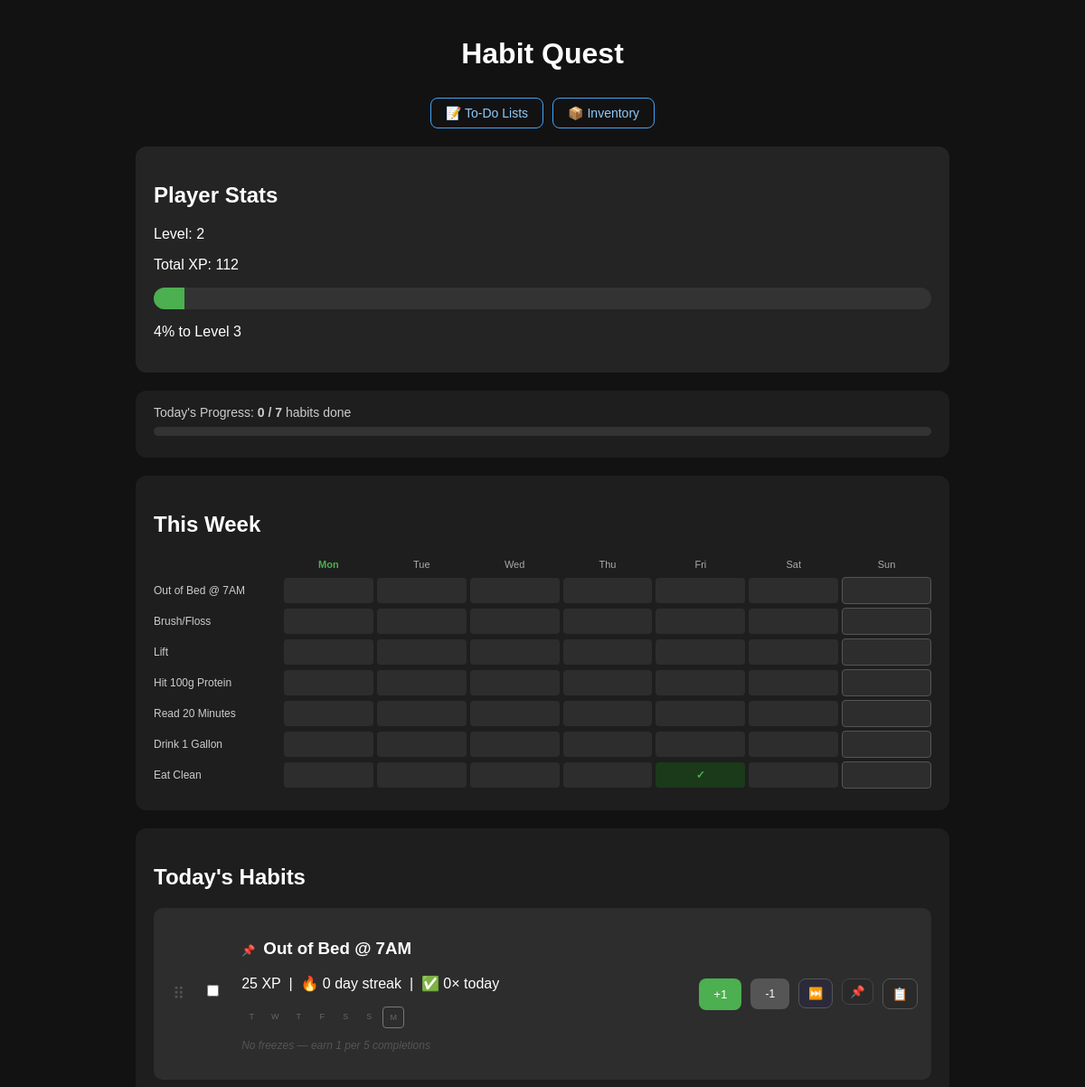
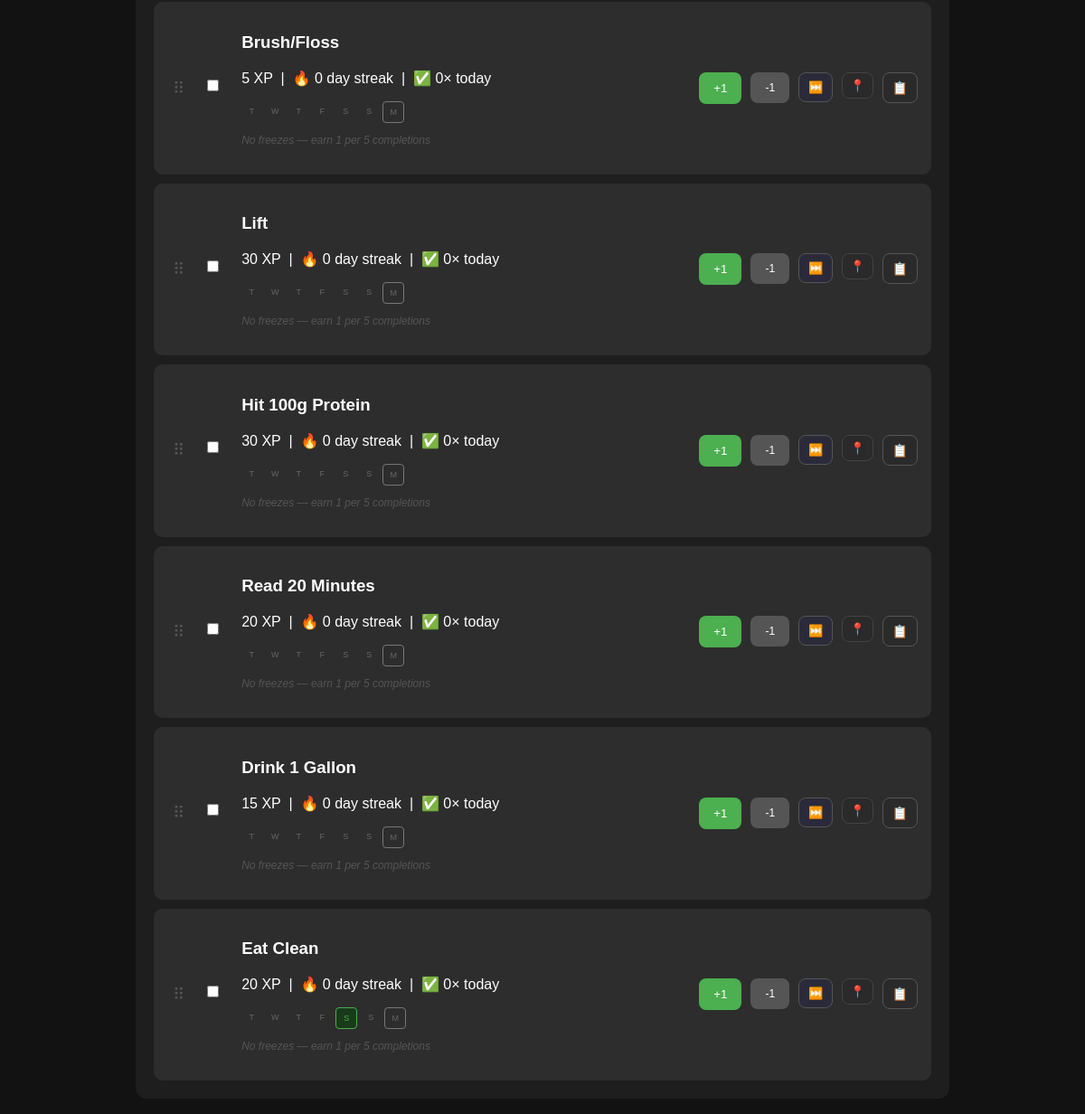
Before: / (upper part) with the older database file (2 pictures, top to bottom).
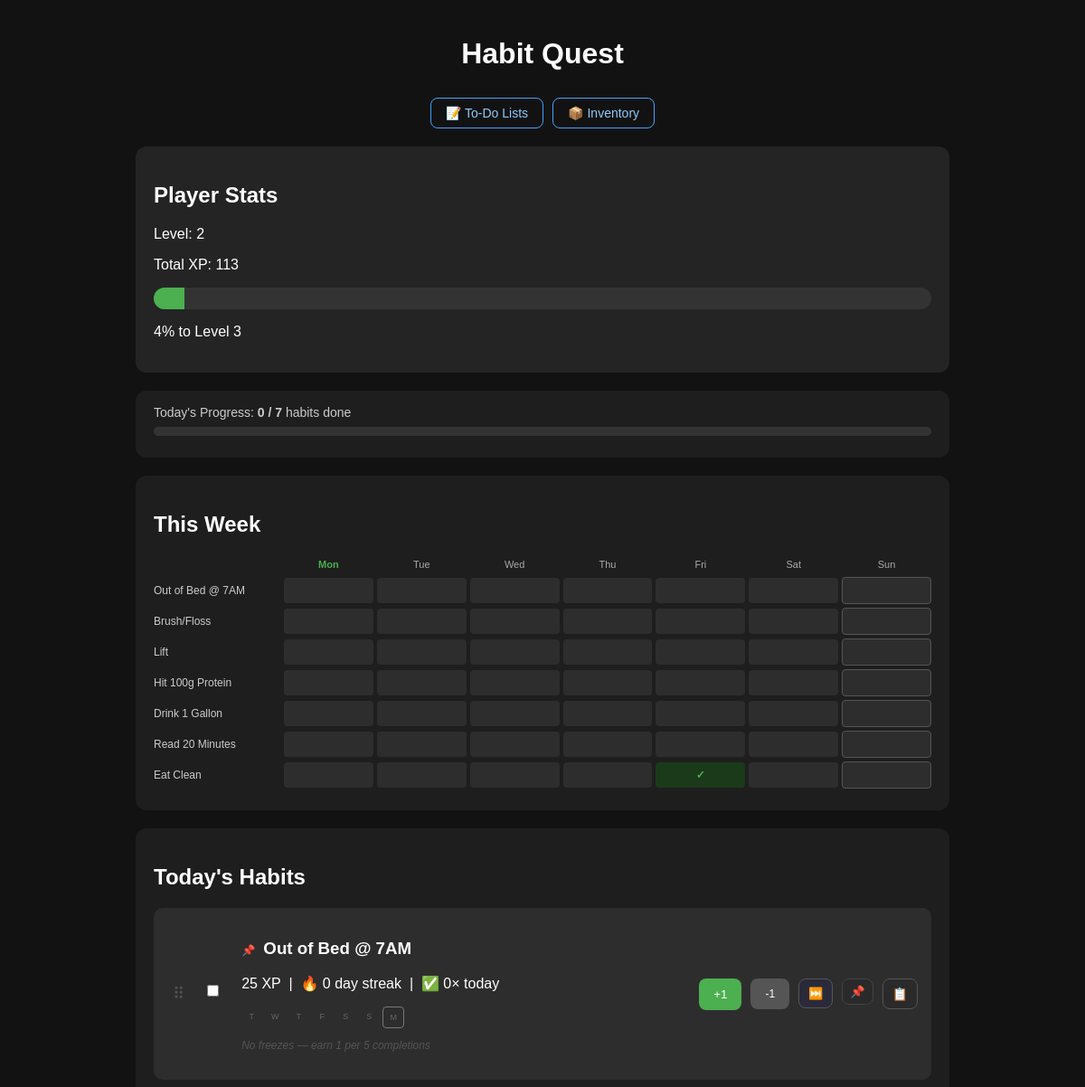
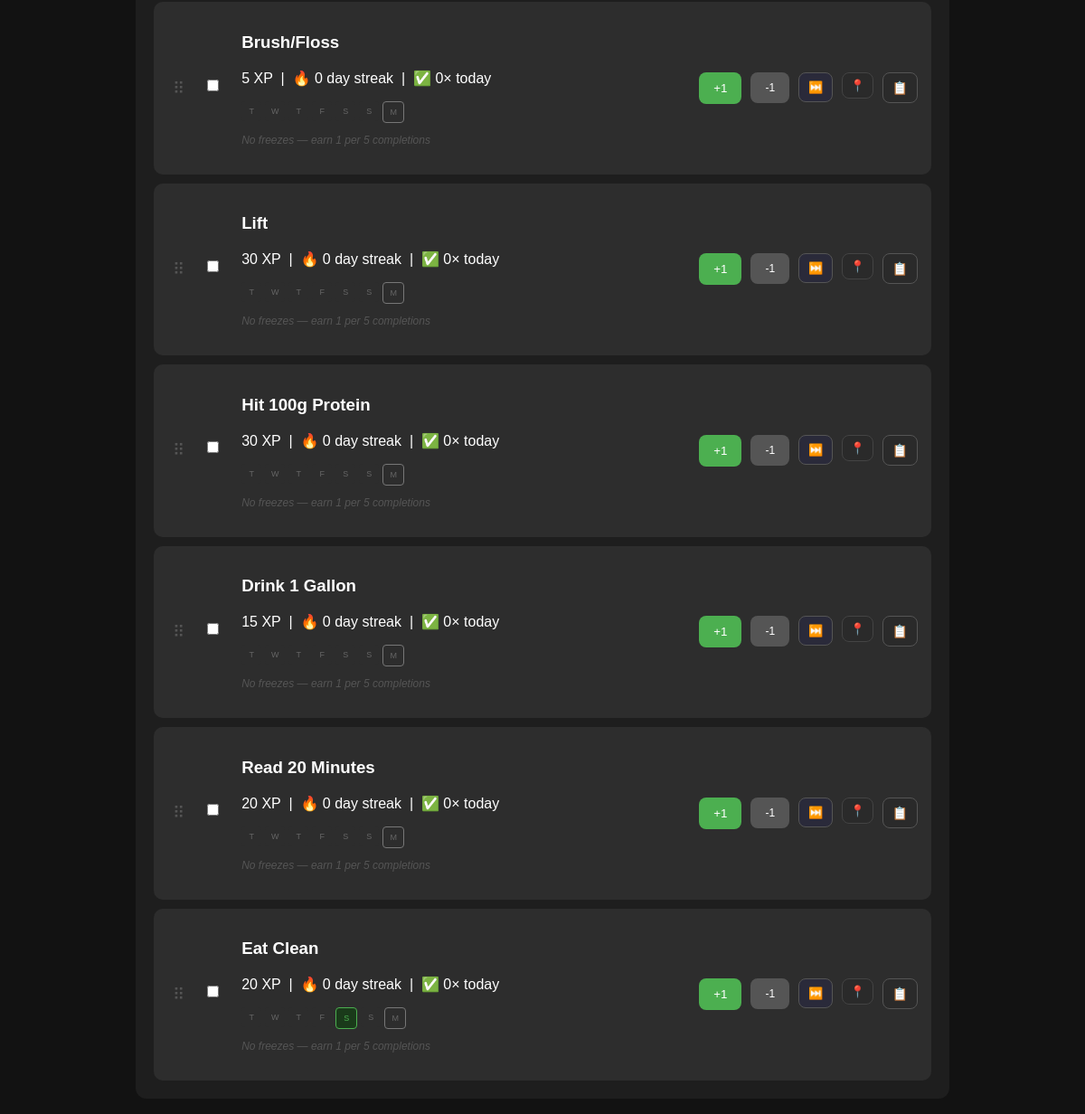
After: the same page with the newer database file (2 pictures, top to bottom).
### tables this page shows
CREATE TABLE player (
            id       INTEGER PRIMARY KEY,
            total_xp INTEGER DEFAULT 0,
            level    INTEGER DEFAULT 1
        );

CREATE TABLE habits (
        id     INTEGER PRIMARY KEY AUTOINCREMENT,
        name   TEXT    NOT NULL,
        xp     INTEGER NOT NULL DEFAULT 10,
        streak INTEGER NOT NULL DEFAULT 0
    , streak_freezes INTEGER DEFAULT 0, sort_order INTEGER DEFAULT 0, pinned INTEGER DEFAULT 0, schedule TEXT DEFAULT '1111111');

### app.py (the view)
@app.route("/")
def home():
    db = get_db()
    raw_habits = db.execute("""
        SELECT * FROM habits
        ORDER BY pinned DESC, sort_order ASC
    """).fetchall()
    rewards = db.execute(
        "SELECT * FROM rewards ORDER BY cost ASC"
    ).fetchall()
    player = db.execute(
        "SELECT * FROM player WHERE id = 1"
    ).fetchone()
    today_index     = date.today().weekday()
    total_scheduled = 0
    completed_count = 0
    habits = []
    for h in raw_habits:
        scheduled = is_scheduled_today(h["schedule"])
        ct        = completions_today(h["id"])
        if scheduled:
            total_scheduled += 1
            if ct > 0:
                completed_count += 1
        multiplier = streak_multiplier(h["streak"])
        boosted_xp = int(h["xp"] * multiplier)
        week_grid  = get_week_grid(h["id"])
        habits.append({
            "id":                h["id"],
            "name":              h["name"],
            "xp":                h["xp"],
            "boosted_xp":        boosted_xp,
            "multiplier":        multiplier,
            "streak":            h["streak"],
            "streak_freezes":    h["streak_freezes"],
            "completions_today": ct,
            "pinned":            h["pinned"],
            "sort_order":        h["sort_order"],
            "schedule":          h["schedule"],
            "schedule_display":  schedule_display(h["schedule"]),
            "scheduled_today":   scheduled,
            "week_grid":         week_grid,
        })
    current_level     = player["level"]
    current_xp        = player["total_xp"]
    previous_level_xp = ((current_level - 1) ** 2) * 100
    next_lvl_xp       = xp_for_next_level(current_level)
    progress          = current_xp - previous_level_xp
    needed            = next_lvl_xp - previous_level_xp
    progress_percent  = int((progress / needed) * 100) if needed > 0 else 0
    return render_template(
        "index.html",
        habits=habits,
        rewards=rewards,
        player=player,
        progress_percent=progress_percent,
        next_level_xp=next_lvl_xp,
        total_habits=total_scheduled,
        completed_count=completed_count,
        today_index=today_index,
    )

### app.py (called while the page is built)
def get_db():
    if "db" not in g:
        g.db = sqlite3.connect(DATABASE)
        g.db.row_factory = sqlite3.Row
        g.db.execute("PRAGMA journal_mode=WAL")
    return g.db

def xp_for_next_level(level):
    return (level ** 2) * 100

def streak_multiplier(streak):
    return min(2.0, 1.0 + streak * 0.05)

def is_scheduled_today(schedule):
    today_index = date.today().weekday()  # Monday=0, Sunday=6
    if not schedule or len(schedule) != 7:
        return True  # default to always active if malformed
    return schedule[today_index] == '1'

def schedule_display(schedule):
    days  = ["Mon", "Tue", "Wed", "Thu", "Fri", "Sat", "Sun"]
    if not schedule or len(schedule) != 7:
        return "Every day"
    active = [days[i] for i, c in enumerate(schedule) if c == '1']
    if len(active) == 7:
        return "Every day"
    if len(active) == 0:
        return "Never"
    return " · ".join(active)

def get_today():
    return date.today()

def completions_today(habit_id):
    db    = get_db()
    today = get_today().isoformat()
    row   = db.execute("""
        SELECT COUNT(*) AS cnt
        FROM habit_logs
        WHERE habit_id = ?
          AND date(timestamp) = ?
    """, (habit_id, today)).fetchone()
    return row["cnt"]

def get_week_grid(habit_id):
    db    = get_db()
    today = get_today()
    completed_dates = set()
    rows = db.execute("""
        SELECT DISTINCT date(timestamp) AS day
        FROM habit_logs
        WHERE habit_id = ?
          AND date(timestamp) >= ?
    """, (habit_id, (today - timedelta(days=6)).isoformat())).fetchall()
    for row in rows:
        completed_dates.add(row["day"])
    grid = []
    for i in range(6, -1, -1):
        d = today - timedelta(days=i)
        grid.append({
            "date":      d,
            "label":     d.strftime("%a"),
            "today":     d == today,
            "completed": d.isoformat() in completed_dates,
        })
    return grid

### templates/index.html (shortened to what this page needs)
<!DOCTYPE html>
<html lang="en">
<head>
    <link rel="stylesheet" href="{{ url_for('static', filename='style.css') }}">
</head>
<body>
<div class="container">
    <h1>Habit Quest</h1>
    <div class="nav-links">
        <a href="/todos" class="nav-link">📝 To-Do Lists</a>
        <a href="/inventory" class="nav-link">📦 Inventory</a>
    </div>
    <div class="stats-card">
        <h2>Player Stats</h2>
        <p>Level: {{ player.level }}</p>
        <p>Total XP: {{ player.total_xp }}</p>
        <div class="progress-container">
            <div class="progress-bar" data-progress="{{ progress_percent }}"></div>
        </div>
        <p>{{ progress_percent }}% to Level {{ player.level + 1 }}</p>
    </div>
    <div class="section summary-section">
        <div class="summary-text">
            Today's Progress:
            <strong>{{ completed_count }} / {{ total_habits }}</strong> habits done
        </div>
        <div class="summary-bar-container">
        </div>
    </div>
    <div class="section">
        <h2>This Week</h2>
        <div class="weekly-overview">
            <div class="weekly-header">
                {% set days = ["Mon", "Tue", "Wed", "Thu", "Fri", "Sat", "Sun"] %}
                {% for i in range(7) %}
                <div class="weekly-day-header {% if i == today_index %}weekly-today{% endif %}">
                    {{ days[i] }}
                </div>
                {% endfor %}
            </div>
            {% for habit in habits %}
            <div class="weekly-row">
                <div class="weekly-habit-label" title="{{ habit.name }}">
                    {{ habit.name }}
                </div>
                {% for day in habit.week_grid %}
                <div class="weekly-cell
                    {% if day.completed %}weekly-cell-done{% endif %}
                    {% if day.today %}weekly-cell-today{% endif %}"
                    title="{{ day.date }}">
                    {% if day.completed %}✓{% endif %}
                </div>
                {% endfor %}
            </div>
            {% endfor %}
        </div>
    </div>
    <div class="section">
        <h2>Today's Habits</h2>
        <div id="habit-list">
        {% for habit in habits %}
        <div class="habit-card {% if not habit.scheduled_today %}habit-unscheduled{% endif %}"
             data-id="{{ habit.id }}"
             draggable="true">
            <div class="habit-left">
                <span class="drag-handle" title="Drag to reorder">⠿</span>
                <form action="/complete/{{ habit.id }}" method="POST"
                      id="complete-form-{{ habit.id }}">
                    <input
                        type="checkbox"
                        onchange="document.getElementById('complete-form-{{ habit.id }}').submit()"
                    >
                </form>
                <div>
                    <h3>
                        {% if habit.pinned %}
                        <span class="pin-indicator" title="Pinned">📌</span>
                        {% endif %}
                        {{ habit.name }}
                    </h3>
                    <p>
                        {% if habit.multiplier > 1 %}
                            <span class="xp-boosted">{{ habit.boosted_xp }} XP</span>
                            <span class="xp-multiplier">×{{ "%.2f"|format(habit.multiplier) }}</span>
                        {% else %}
                            {{ habit.xp }} XP
                        {% endif %}
                        &nbsp;|&nbsp; 🔥 {{ habit.streak }} day streak
                        &nbsp;|&nbsp; ✅ {{ habit.completions_today }}× today
                    </p>
                    <div class="week-strip">
                        {% for day in habit.week_grid %}
                        <div class="week-strip-cell
                            {% if day.completed %}week-strip-done{% endif %}
                            {% if day.today %}week-strip-today{% endif %}"
                            title="{{ day.date }}">
                            <span class="week-strip-label">{{ day.label[0] }}</span>
                        </div>
                        {% endfor %}
                    </div>
                    <p class="freeze-row">
                        {% if habit.streak_freezes > 0 %}
                            {% for i in range(habit.streak_freezes) %}
                            <span class="freeze-icon" title="Streak Freeze">🧊</span>
                            {% endfor %}
                            <span class="freeze-label">× {{ habit.streak_freezes }}</span>
                        {% else %}
                            <span class="freeze-empty">
                                No freezes — earn 1 per 5 completions
                            </span>
                        {% endif %}
                    </p>
                </div>
            </div>
            <div class="habit-actions">
            <button type="button"
                    class="btn-complete"
                    onclick="openNoteModal({{ habit.id }})"
                    {% if not habit.scheduled_today %}disabled{% endif %}>
                +1
            </button>
            <form action="/undo_habit/{{ habit.id }}" method="POST">
                <button type="submit" class="undo-link">-1</button>
            </form>
            {% if habit.completions_today == 0 %}
            <form action="/skip/{{ habit.id }}" method="POST">
                <button type="submit" class="skip-button" title="Skip today — streak preserved">
                    ⏭️
                </button>
            </form>
            {% endif %}
            <form action="/pin/{{ habit.id }}" method="POST">
                <button type="submit" class="pin-button"
                        title="{% if habit.pinned %}Unpin{% else %}Pin{% endif %}">
                    {% if habit.pinned %}📌{% else %}📍{% endif %}
                </button>
            </form>
            <a href="/habit/{{ habit.id }}/history">
                <button type="button" class="history-button">📋</button>
            </a>
        </div>
        </div>
        {% endfor %}
        </div>
    </div>
</div>
</body>
</html>

### static/style.css (style rules this page uses)
body { font-family: Arial, sans-serif; background: #121212; color: white; margin: 0; padding: 20px; }
.container { max-width: 900px; margin: auto; }
h1 { text-align: center; margin-bottom: 30px; }
.section { background: #1e1e1e; padding: 20px; border-radius: 12px; margin-bottom: 20px; }
.stats-card { background: #242424; padding: 20px; border-radius: 12px; margin-bottom: 20px; }
.habit-card, .reward-card { display: flex; justify-content: space-between; align-items: center; background: #2d2d2d; padding: 15px; border-radius: 10px; margin-top: 10px; }
.habit-left { display: flex; align-items: center; gap: 15px; }
.habit-actions { display: flex; gap: 10px; }
.progress-container { width: 100%; height: 24px; background: #333; border-radius: 12px; overflow: hidden; margin-top: 10px; margin-bottom: 10px; }
.progress-bar { height: 100%; background: #4caf50; transition: width 0.4s ease; }
button { background: #4caf50; color: white; border: none; padding: 10px 16px; border-radius: 8px; cursor: pointer; }
input { padding: 10px; margin-right: 10px; margin-bottom: 10px; border-radius: 6px; border: none; }
.undo-link { background: #555; font-size: 12px; }
.freeze-row { display: flex; align-items: center; gap: 4px; margin-top: 12px; flex-wrap: wrap; }
.freeze-empty { font-size: 12px; color: #555; font-style: italic; }
.summary-section { padding: 16px 20px; }
.summary-text { font-size: 14px; margin-bottom: 8px; color: #ccc; }
.summary-bar-container { width: 100%; height: 10px; background: #333; border-radius: 6px; overflow: hidden; margin-bottom: 8px; }
.history-button { background: #2a2a2a; border: 1px solid #555; font-size: 14px; padding: 8px 10px; }
.weekly-overview { overflow-x: auto; }
.weekly-header, .weekly-row { display: grid; grid-template-columns: 140px repeat(7, 1fr); gap: 4px; margin-bottom: 4px; align-items: center; }
.weekly-day-header { text-align: center; font-size: 11px; color: #aaa; padding: 4px 0; }
.weekly-today { color: #4caf50; font-weight: bold; }
.weekly-habit-label { font-size: 12px; color: #ccc; white-space: nowrap; overflow: hidden; text-overflow: ellipsis; padding-right: 8px; }
.weekly-cell { height: 28px; border-radius: 4px; background: #2d2d2d; display: flex; align-items: center; justify-content: center; font-size: 12px; color: #555; }
.weekly-cell-done { background: #1a3a1a; color: #4caf50; font-weight: bold; }
.weekly-cell-today { border: 1px solid #555; }
.week-strip { display: flex; gap: 4px; margin-top: 6px; }
.week-strip-cell { width: 22px; height: 22px; border-radius: 4px; background: #2d2d2d; display: flex; align-items: center; justify-content: center; }
.week-strip-done { background: #1a3a1a; border: 1px solid #4caf50; }
.week-strip-today { border: 1px solid #777; }
.week-strip-label { font-size: 9px; color: #666; }
.week-strip-done .week-strip-label { color: #4caf50; }
.drag-handle { cursor: grab; color: #555; font-size: 18px; padding: 0 6px; user-select: none; }
.pin-indicator { font-size: 12px; margin-right: 4px; }
.pin-button { background: #2a2a2a; border: 1px solid #444; font-size: 13px; padding: 6px 8px; }
.btn-complete { background: #4caf50; color: white; border: none; padding: 10px 16px; border-radius: 8px; cursor: pointer; }
.skip-button { background: #2a2a3a; border: 1px solid #555; font-size: 13px; padding: 8px 10px; color: #aaa; }
.nav-links { display: flex; gap: 10px; margin-bottom: 20px; justify-content: center; }
.nav-link { color: #90caf9; text-decoration: none; padding: 8px 16px; border: 1px solid #42a5f5; border-radius: 8px; font-size: 14px; transition: background 0.2s; }

Changed rows visible on the page:
changed player: total_xp "112" → "113"
changed habits "Drink 1 Gallon": moves up the list
